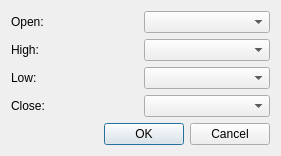
<?xml version="1.0" encoding="UTF-8"?>
<ui version="4.0">
 <class>TargetOhlcSourceDlg</class>
 <widget class="QDialog" name="TargetOhlcSourceDlg">
  <property name="geometry">
   <rect>
    <x>0</x>
    <y>0</y>
    <width>281</width>
    <height>155</height>
   </rect>
  </property>
  <property name="windowTitle">
   <string>TargetOhlcSourceDlg</string>
  </property>
  <layout class="QGridLayout" name="gridLayout">
   <item row="0" column="0">
    <layout class="QVBoxLayout" name="verticalLayout">
     <item>
      <layout class="QHBoxLayout" name="horizontalLayout">
       <item>
        <widget class="QLabel" name="label">
         <property name="text">
          <string>Open:</string>
         </property>
        </widget>
       </item>
       <item>
        <widget class="QComboBox" name="name_o_"/>
       </item>
      </layout>
     </item>
     <item>
      <layout class="QHBoxLayout" name="horizontalLayout_2">
       <item>
        <widget class="QLabel" name="label_2">
         <property name="text">
          <string>High:</string>
         </property>
        </widget>
       </item>
       <item>
        <widget class="QComboBox" name="name_h_"/>
       </item>
      </layout>
     </item>
     <item>
      <layout class="QHBoxLayout" name="horizontalLayout_3">
       <item>
        <widget class="QLabel" name="label_3">
         <property name="text">
          <string>Low:</string>
         </property>
        </widget>
       </item>
       <item>
        <widget class="QComboBox" name="name_l_"/>
       </item>
      </layout>
     </item>
     <item>
      <layout class="QHBoxLayout" name="horizontalLayout_4">
       <item>
        <widget class="QLabel" name="label_4">
         <property name="text">
          <string>Close:</string>
         </property>
        </widget>
       </item>
       <item>
        <widget class="QComboBox" name="name_c_"/>
       </item>
      </layout>
     </item>
    </layout>
   </item>
   <item row="1" column="0">
    <widget class="QDialogButtonBox" name="buttonBox">
     <property name="standardButtons">
      <set>QDialogButtonBox::Cancel|QDialogButtonBox::Ok</set>
     </property>
    </widget>
   </item>
  </layout>
 </widget>
 <layoutdefault spacing="6" margin="11"/>
 <resources/>
 <connections>
  <connection>
   <sender>buttonBox</sender>
   <signal>accepted()</signal>
   <receiver>TargetOhlcSourceDlg</receiver>
   <slot>accept()</slot>
   <hints>
    <hint type="sourcelabel">
     <x>257</x>
     <y>305</y>
    </hint>
    <hint type="destinationlabel">
     <x>163</x>
     <y>288</y>
    </hint>
   </hints>
  </connection>
  <connection>
   <sender>buttonBox</sender>
   <signal>rejected()</signal>
   <receiver>TargetOhlcSourceDlg</receiver>
   <slot>reject()</slot>
   <hints>
    <hint type="sourcelabel">
     <x>356</x>
     <y>304</y>
    </hint>
    <hint type="destinationlabel">
     <x>301</x>
     <y>288</y>
    </hint>
   </hints>
  </connection>
 </connections>
</ui>
